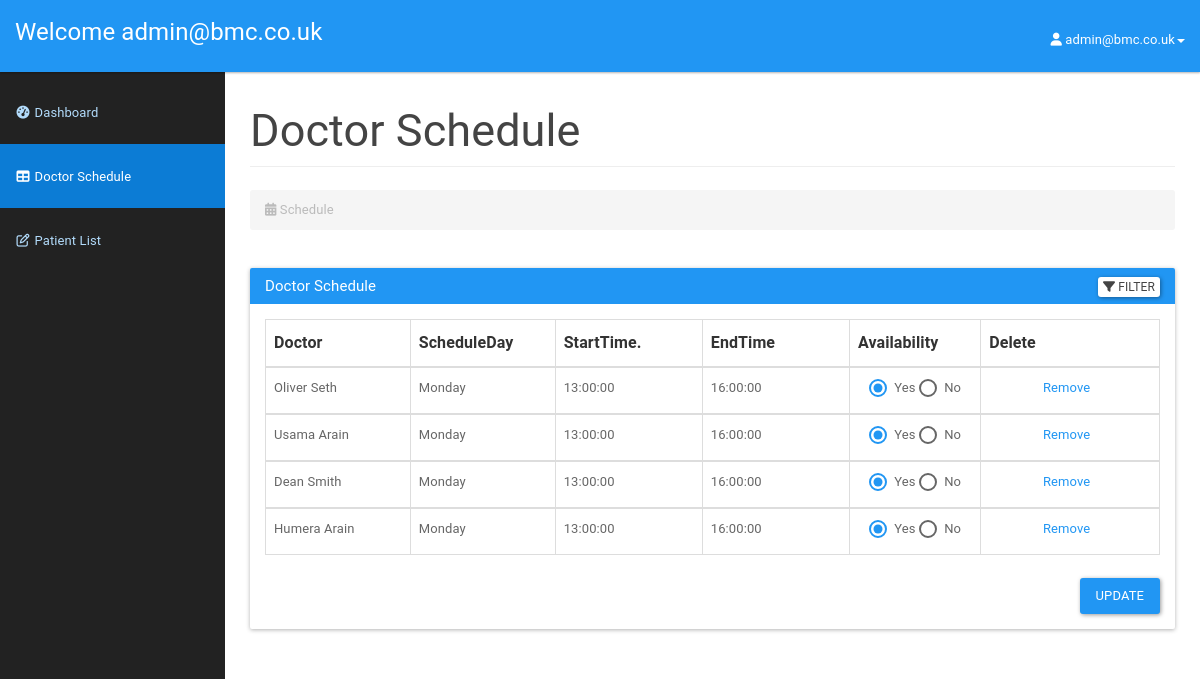
Page /admin/addschedule.php (signed in) on the committed database.
### tables this page shows
CREATE TABLE `users` (
  `id` int NOT NULL AUTO_INCREMENT,
  `firstname` varchar(10)  NOT NULL,
  `lastname` varchar(10)  NOT NULL,
  `email` varchar(255)  NOT NULL,
  `password_hash` varchar(255)  NOT NULL,
  `role` tinyint(1) DEFAULT '0' COMMENT 'This field store different roles each individual has.\\n\\nTotal roles are\\n1) Use (0)r/Patient(1)\\n2) Doctors(2)\\n3) Admin',
  `created_on` datetime DEFAULT CURRENT_TIMESTAMP,
  `last_access` datetime DEFAULT CURRENT_TIMESTAMP,
  PRIMARY KEY (`id`),
  UNIQUE KEY `email` (`email`)
);

CREATE TABLE `schedule` (
  `id` int NOT NULL AUTO_INCREMENT,
  `doc_id` int NOT NULL,
  `day` varchar(15)  NOT NULL,
  `time_from` time NOT NULL,
  `time_till` time NOT NULL,
  `availability` tinyint NOT NULL DEFAULT '1',
  PRIMARY KEY (`id`),
  KEY `fk3_idx` (`doc_id`),
  CONSTRAINT `fk3` FOREIGN KEY (`doc_id`) REFERENCES `doctors` (`doc_id`) ON DELETE CASCADE
);

### admin/addschedule.php (the view, shortened to what this page needs)
<?php
include_once '../database/configuration.php';
$adminsession = $_SESSION['adminSession'];
$sql = "SELECT * FROM users WHERE email = '" . $adminsession . "'";
$res=mysqli_query($conn,$sql);
$userRow=mysqli_fetch_array($res,MYSQLI_ASSOC);
?>
<!DOCTYPE html>
<html lang="en">
    <head>
        <link href="assets_/css/material.css" rel="stylesheet">
        <link href="assets_/css/sb-admin.css" rel="stylesheet">
        <link href="assets_/css/time/bootstrap-clockpicker.css" rel="stylesheet">
        <link href="assets_/css/style.css" rel="stylesheet">
        <link href="assets_/font-awesome/css/font-awesome.css" rel="stylesheet">
        <link rel="stylesheet" href="https://formden.com/static/cdn/bootstrap-iso.css" />
        <link rel="stylesheet" href="https://formden.com/static/cdn/font-awesome/4.4.0/css/font-awesome.min.css" />
    </head>
    <body>
        <div id="wrapper">
            <nav class="navbar navbar-inverse navbar-fixed-top" role="navigation">
                <div class="navbar-header">
                    <a class="navbar-brand" href="admindashboard.php">Welcome <?php echo $userRow['email'];?></a>
                </div>
                <ul class="nav navbar-right top-nav">
                    <li class="dropdown">
                        <a href="#" class="dropdown-toggle" data-toggle="dropdown"><i class="fa fa-user"></i> <?php echo $userRow['email']; ?><b class="caret"></b></a>
                    </li>
                </ul>
                <div class="collapse navbar-collapse navbar-ex1-collapse">
                    <ul class="nav navbar-nav side-nav">
                        <li>
                            <a href="admindashboard.php"><i class="fa fa-fw fa-dashboard"></i> Dashboard</a>
                        </li>
                        <li class="active">
                            <a href="addschedule.php"><i class="fa fa-fw fa-table"></i> Doctor Schedule</a>
                        </li>
                        <li>
                            <a href="patientlist.php"><i class="fa fa-fw fa-edit"></i> Patient List</a>
                        </li>
                    </ul>
                </div>
            </nav>
            <div id="page-wrapper">
                <div class="container-fluid">
                    <div class="row">
                        <div class="col-lg-12">
                            <h2 class="page-header">
                            Doctor Schedule
                            </h2>
                            <ol class="breadcrumb">
                                <li class="active">
                                    <i class="fa fa-calendar"></i> Schedule
                                </li>
                            </ol>
                        </div>
                    </div>
                    <div class="panel panel-primary filterable">
                        <div class="panel-heading">
                            <h3 class="panel-title">Doctor Schedule</h3>
                            <div class="pull-right">
                            <button class="btn btn-default btn-xs btn-filter"><span class="fa fa-filter"></span> Filter</button>
                        </div>
                        </div>
                        <div class="panel-body">
                        <table class="table table-hover table-bordered">
                            <thead>
                                <tr class="filters">
                                    <th><input type="text" class="form-control" placeholder="Doctor" disabled></th>
                                    <th><input type="text" class="form-control" placeholder="ScheduleDay" disabled></th>
                                    <th><input type="text" class="form-control" placeholder="StartTime." disabled></th>
                                    <th><input type="text" class="form-control" placeholder="EndTime" disabled></th>
                                    <th><input type="text" class="form-control" placeholder="Availability" disabled></th>
                                    <th width="20%"><input type="text" class="form-control" placeholder="Delete" disabled></th>
                                </tr>
                            </thead>
                            <?php
                            $result=mysqli_query($conn,"SELECT concat(d.fname, ' ', d.lname) as Name, day, time_from, time_till, id, doc_id, availability FROM symptomschecker.schedule s
                              INNER JOIN doctors d USING (doc_id)
                              GROUP BY doc_id
                              ORDER BY s.doc_id;");
                            while ($doctorschedule=mysqli_fetch_array($result)) {
                                echo "<tbody>";
                                echo "<tr>";
                                    echo "<td>" . $doctorschedule['Name'] . "</td>";
                                    echo "<td>" . $doctorschedule['day'] . "</td>";
                                    echo "<td>" . $doctorschedule['time_from'] . "</td>";
                                    echo "<td>" . $doctorschedule['time_till'] . "</td>";
                                    echo "<form method='POST'>";
                                    ?>
                                    <td style="text-align: center;">
                                    <input
                                    type="radio"
                                    name="<?php echo $doctorschedule['doc_id']; ?>"
                                    value="1"
                                    onclick="handleClick(this)"
                                    <?php if ($doctorschedule['availability'] == 1): echo 'checked' ?>
                                    <?php endif ?>
                                    >
                                    <label> Yes</label>
                                    <input
                                    type="radio"
                                    name="<?php echo $doctorschedule['doc_id']; ?>"
                                    value="0"
                                    onclick="handleClick(this)"
                                    <?php if ($doctorschedule['availability'] == 0): echo 'checked' ?>
                                    <?php endif ?>
                                    >
                                    <label> No</label>
                                    <?php "</td>";
                                    echo "<td disabled='disabled' class='text-center'><a disabled='disabled' style=' margin-right: 7px;' href='' id='".$doctorschedule['doc_id']."' class='delete'>Remove</a>";
                            }
                            ?>
                            <?php
                                echo "</tr>";
                           echo "</tbody>";
                       echo "</table>";
                       echo "<div class='panel panel-default'>";
                       echo "<div class='col-md-offset-3 pull-right'>";
                       echo "<button class='btn btn-primary' type='submit' value='Submit' name='submit'>Update</button>";
                        echo "</div>";
                        echo "</div>";
                        ?>
                        </div>
                    </div>
                </div>
            </div>
<link rel="stylesheet" href="https://cdnjs.cloudflare.com/ajax/libs/bootstrap-datepicker/1.4.1/css/bootstrap-datepicker3.css"/>
    </body>
</html>

### admin/assets_/css/sb-admin.css (style rules this page uses)
body { margin-top: 100px; background-color: #222; }
@media (min-width:768px) { body { margin-top: 50px; } }
#wrapper { padding-left: 0; }
#page-wrapper { min-height: 900px !important; width: 100%; padding: 0; background-color: #fff; }
@media (min-width:768px) { #wrapper { padding-left: 225px; } }
@media (min-width:768px) { #page-wrapper { padding: 10px; } }
.top-nav { padding: 0 15px; }
.top-nav>li { display: inline-block; float: left; }
.top-nav>li>a { padding-top: 17px; padding-bottom: 10px; line-height: 45px; color: white; }
@media (min-width:768px) { .side-nav { position: fixed; top: 80px; left: 225px; width: 225px; margin-left: -225px; border: none; border-radius: 0; overflow-y: auto; background-color: #222; bottom: 0; overflow-x: hidden; padding-bottom: 40px; } }
@media (min-width:768px) { .side-nav>li>a { width: 225px; } }

### admin/assets_/css/style.css (style rules this page uses)
.filterable { margin-top: 15px; }
.filterable .panel-heading .pull-right { margin-top: -20px; }
.filterable .filters input[disabled] { background-color: transparent; border: none; cursor: auto; box-shadow: none; padding: 0; height: auto; }

### rows in the picture
users: email "admin@bmc.co.uk"
schedule: Name "Oliver Seth", day "Monday", time_from "13:00:00", time_till "16:00:00", availability "☑"
schedule: Name "Usama Arain", day "Monday", time_from "13:00:00", time_till "16:00:00", availability "☑"
schedule: Name "Dean Smith", day "Monday", time_from "13:00:00", time_till "16:00:00", availability "☑"
schedule: Name "Humera Arain", day "Monday", time_from "13:00:00", time_till "16:00:00", availability "☑"
